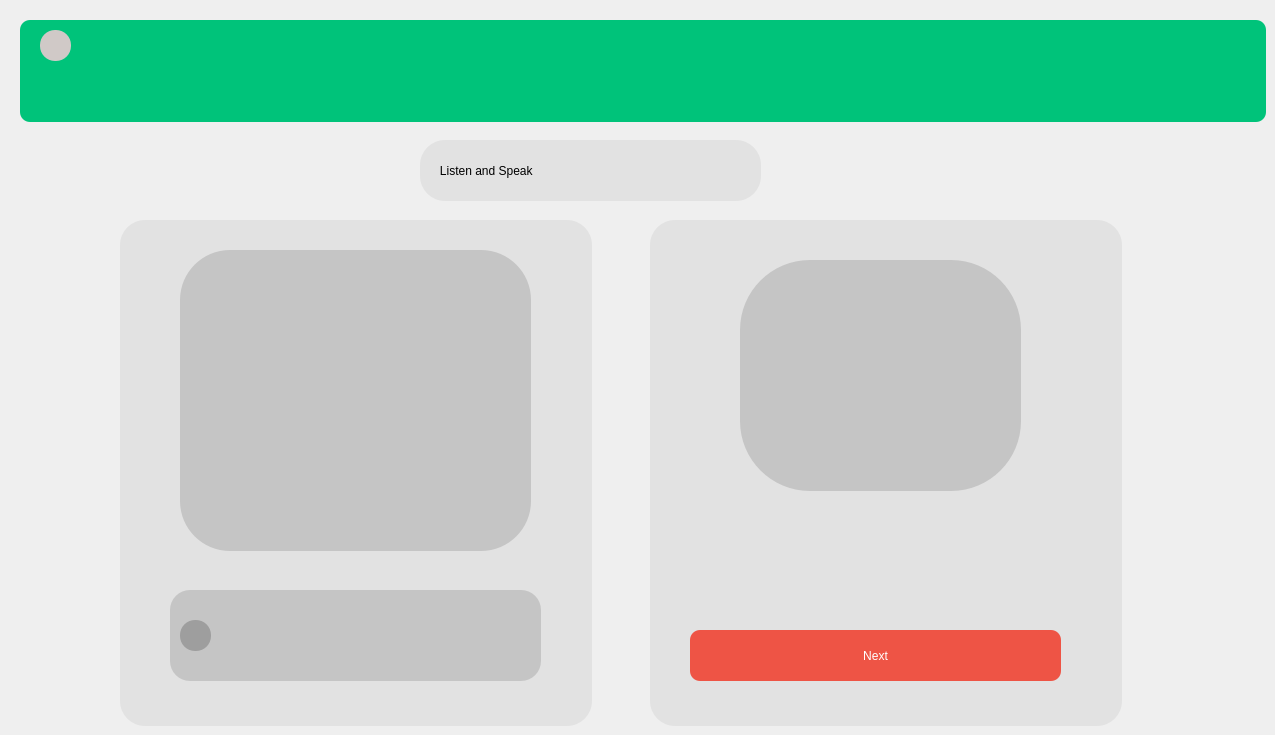
    <widget class="QWidget" name="wordform">
     <widget class="QLabel" name="Listenlable">
      <property name="geometry">
       <rect>
        <x>420</x>
        <y>140</y>
        <width>341</width>
        <height>61</height>
       </rect>
      </property>
      <property name="styleSheet">
       <string notr="true">background-color: rgb(226, 226, 226);
font: 75 18pt &quot;MS Shell Dlg 2&quot;;
border-radius: 25px 25px 40px 40px;
opacity: 1;</string>
      </property>
      <property name="text">
       <string>      Listen and Speak</string>
      </property>
     </widget>
     <widget class="QLabel" name="image">
      <property name="geometry">
       <rect>
        <x>180</x>
        <y>250</y>
        <width>351</width>
        <height>301</height>
       </rect>
      </property>
      <property name="styleSheet">
       <string notr="true">background-color: rgb(197, 197, 197);
border-radius: 50px 50px 60px 60px;
opacity: 1;</string>
      </property>
      <property name="text">
       <string/>
      </property>
     </widget>
     <widget class="QLabel" name="msgRecbox">
      <property name="geometry">
       <rect>
        <x>670</x>
        <y>500</y>
        <width>411</width>
        <height>100</height>
       </rect>
      </property>
      <property name="styleSheet">
       <string notr="true">background-color: rgb(197, 197, 197);
font: 75 18pt &quot;MS Shell Dlg 2&quot;;
border-radius: 40px 40px 50px 50px;
opacity: 1;</string>
      </property>
      <property name="text">
       <string>           Press to speak</string>
      </property>
     </widget>
     <widget class="QLabel" name="lable">
      <property name="geometry">
       <rect>
        <x>650</x>
        <y>220</y>
        <width>472</width>
        <height>506</height>
       </rect>
      </property>
      <property name="styleSheet">
       <string notr="true">background-color: rgb(226, 226, 226);
border-radius: 25px 25px 40px 40px;
opacity: 1;</string>
      </property>
      <property name="text">
       <string/>
      </property>
     </widget>
     <widget class="QPushButton" name="backbutton_2">
      <property name="geometry">
       <rect>
        <x>40</x>
        <y>30</y>
        <width>31</width>
        <height>31</height>
       </rect>
      </property>
      <property name="styleSheet">
       <string notr="true">border-radius: 15px 15px 35px 35px;
background-color: rgb(208, 201, 199);</string>
      </property>
      <property name="text">
       <string/>
      </property>
      <property name="icon">
       <iconset>
        <normaloff>images/back.png</normaloff>images/back.png</iconset>
      </property>
     </widget>
     <widget class="QPushButton" name="ListenwordButt">
      <property name="geometry">
       <rect>
        <x>180</x>
        <y>620</y>
        <width>31</width>
        <height>31</height>
       </rect>
      </property>
      <property name="styleSheet">
       <string notr="true">border-radius: 15px 15px 35px 35px;
background-color: rgb(158, 158, 158);</string>
      </property>
      <property name="text">
       <string/>
      </property>
      <property name="icon">
       <iconset>
        <normaloff>images/speaker-interface-audio-symbol.png</normaloff>images/speaker-interface-audio-symbol.png</iconset>
      </property>
     </widget>
     <widget class="QLabel" name="soundname_3">
      <property name="geometry">
       <rect>
        <x>20</x>
        <y>20</y>
        <width>1246</width>
        <height>102</height>
       </rect>
      </property>
      <property name="styleSheet">
       <string notr="true">background: rgb(0, 195, 122);
border-radius: 10px 10px 20px 20px;
opacity: 1;</string>
      </property>
      <property name="text">
       <string/>
      </property>
     </widget>
     <widget class="QLabel" name="label_11">
      <property name="geometry">
       <rect>
        <x>120</x>
        <y>220</y>
        <width>472</width>
        <height>506</height>
       </rect>
      </property>
      <property name="styleSheet">
       <string notr="true">background-color: rgb(226, 226, 226);
border-radius: 25px 25px 40px 40px;
opacity: 1;</string>
      </property>
      <property name="text">
       <string/>
      </property>
     </widget>
     <widget class="QPushButton" name="NextButton">
      <property name="geometry">
       <rect>
        <x>690</x>
        <y>630</y>
        <width>371</width>
        <height>51</height>
       </rect>
      </property>
      <property name="styleSheet">
       <string notr="true">border-radius: 10px 10px 57px 56px;
background-color: rgb(238, 84, 69);
color: rgb(255, 0, 0);

color: rgb(255, 255, 255);

font: 75 16pt &quot;MS Shell Dlg 2&quot;;</string>
      </property>
      <property name="text">
       <string>Next</string>
      </property>
     </widget>
     <widget class="QPushButton" name="micButton">
      <property name="geometry">
       <rect>
        <x>740</x>
        <y>260</y>
        <width>281</width>
        <height>231</height>
       </rect>
      </property>
      <property name="styleSheet">
       <string notr="true">background-color: rgb(197, 197, 197);
border-radius: 70px 70px 80px 80px;
opacity: 1;</string>
      </property>
      <property name="text">
       <string/>
      </property>
      <property name="icon">
       <iconset>
        <normaloff>images/microphone-black-shape.png</normaloff>images/microphone-black-shape.png</iconset>
      </property>
      <property name="iconSize">
       <size>
        <width>150</width>
        <height>150</height>
       </size>
      </property>
     </widget>
     <widget class="QLabel" name="wordlable">
      <property name="geometry">
       <rect>
        <x>170</x>
        <y>590</y>
        <width>371</width>
        <height>91</height>
       </rect>
      </property>
      <property name="styleSheet">
       <string notr="true">background-color: rgb(197, 197, 197);
font: 28pt &quot;MS Shell Dlg 2&quot;;

border-radius: 20px 20px 30px 30px;
opacity: 1;</string>
      </property>
      <property name="text">
       <string/>
      </property>
     </widget>
     <zorder>label_11</zorder>
     <zorder>wordlable</zorder>
     <zorder>soundname_3</zorder>
     <zorder>Listenlable</zorder>
     <zorder>image</zorder>
     <zorder>msgRecbox</zorder>
     <zorder>lable</zorder>
     <zorder>backbutton_2</zorder>
     <zorder>NextButton</zorder>
     <zorder>micButton</zorder>
     <zorder>ListenwordButt</zorder>
    </widget>
